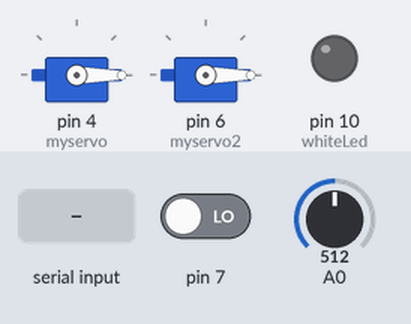
Recording of a sketch running on a simulated Arduino Uno, built with avr-gcc and run on an emulated ATmega328P. Shown: 2 × servo, output pins drawn as LEDs (lit = HIGH). The inputs (shaded band) are chosen by the test bench; at power-on: A0 = 512, pin 7 LOW.

Above: at 1.2 s.
1.3 s: A0 set to 44
2.8 s: A0 set to 36
At 3.5 s:
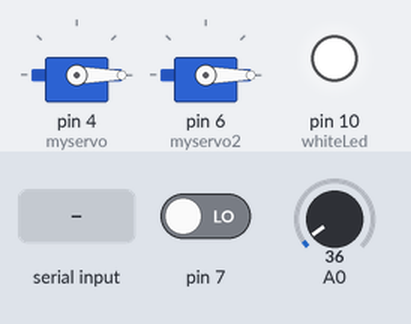
4.3 s: "l1\n" received over Serial
At 4.8 s:
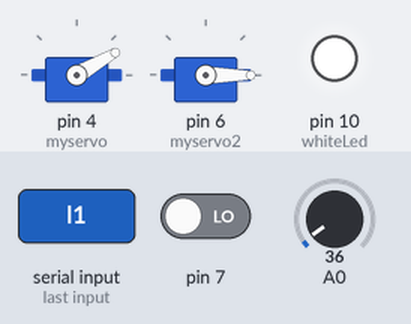
5.8 s: "l2\n" received over Serial
At 7.0 s:
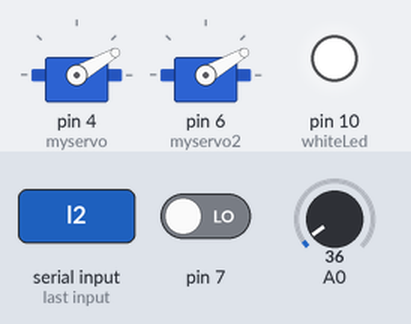
7.3 s: "r1\n" received over Serial
At 8.2 s:
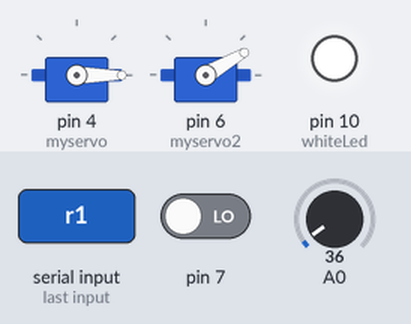
8.8 s: A0 set to 122
At 9.3 s:
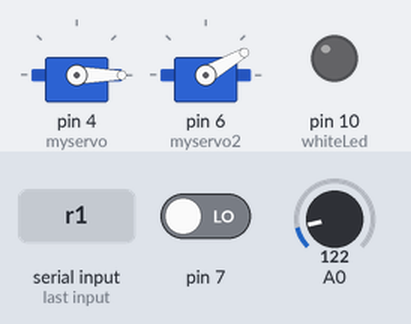
Timing chart, 0 to 11.3 s (numbered marks = the images above; inputs shaded):
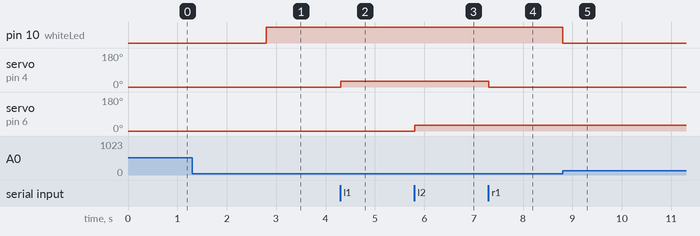

Measured:
- the behaviour switches between 41 and 40 on A0 (found by bisection; images 0 and 1)
- after the input at 1.3 s, every drawn part: stays the same
- after the input at 2.8 s, pin 10 (whiteLed): LOW → HIGH at once
- after the input at 4.3 s, servo on pin 4 (myservo): 0° → 30° at once
- after the input at 5.8 s, servo on pin 6 (myservo2): 0° → 30° at once
- after the input at 7.3 s, servo on pin 4 (myservo): 30° → 0° at once
- after the input at 8.8 s, pin 10 (whiteLed): HIGH → LOW at once

The sketch:

movement-sensor.ino
```cpp
#include <Ultrasonic.h>
#define pino_trigger 5
#define pino_echo 2
#include <Servo.h>

Servo myservo;

Servo myservo2;

int angle1 = 0;

int angle2 = 0;

int whiteLed = 10;
int lightSensor = A0;

Ultrasonic ultrasonic(pino_trigger, pino_echo);

void setup()
{
  myservo.attach(4);

  myservo2.attach(6);

  myservo.write(0);

  myservo2.write(0);

  pinMode(whiteLed, OUTPUT);

  Serial.begin(9600);
  //Serial.println("Lendo dados do sensor...");
}

void loop()
{

  int d = analogRead(A0);
  bool movement = digitalRead(7);

  if(d <= 40)
    digitalWrite(whiteLed,HIGH);
  else
    digitalWrite(whiteLed,LOW);

  if (Serial.available() > 0) {
    String data = Serial.readStringUntil('\n');

    if(data.indexOf("r1") != -1)
      angle1 -= 30;

    if(data.indexOf("l1") != -1)
      angle1 += 30;


    if(data.indexOf("r2") != -1)
      angle2 -= 30;

    if(data.indexOf("l2") != -1)
      angle2 += 30;


   if(angle1 > 180)
    angle1 = 180;

   if(angle1 < 0)
    angle1 = 0;


   if(angle2 > 270)
    angle2 = 270 ;

   if(angle2 < 0)
    angle2 = 0;

   myservo.write(angle1);

   myservo2.write(angle2);
  }

  //Le as informacoes do sensor, em cm e pol
  //float cmMsec;
  //long microsec = ultrasonic.timing();
  //cmMsec = ultrasonic.convert(microsec, Ultrasonic::CM);
  //Serial.println(cmMsec);

   /* Get each line until there are none left

  myservo.write(0);
  myservo2.write(0);
  delay(2000);


  myservo.write(30);
  myservo2.write(30);
  delay(2000);


  myservo.write(60);
  myservo2.write(60);
  delay(2000);

  myservo.write(90);
  myservo2.write(90);
  delay(2000);


  myservo.write(120);
  myservo2.write(120);
  delay(2000);

  myservo.write(150);
  myservo2.write(150);
  delay(2000);

  myservo.write(180);
  myservo2.write(180);
  delay(2000);


  myservo.write(150);
  myservo2.write(150);
  delay(2000);


  myservo.write(120);
  myservo2.write(120);
  delay(2000);
    myservo.write(90);
  myservo2.write(90);
  delay(2000);


  myservo.write(60);
  myservo2.write(60);
  delay(2000);


  myservo.write(30);
  myservo2.write(30);
  delay(2000);


  myservo.write(0);
  myservo2.write(0);
  delay(2000);
*/
}
```
